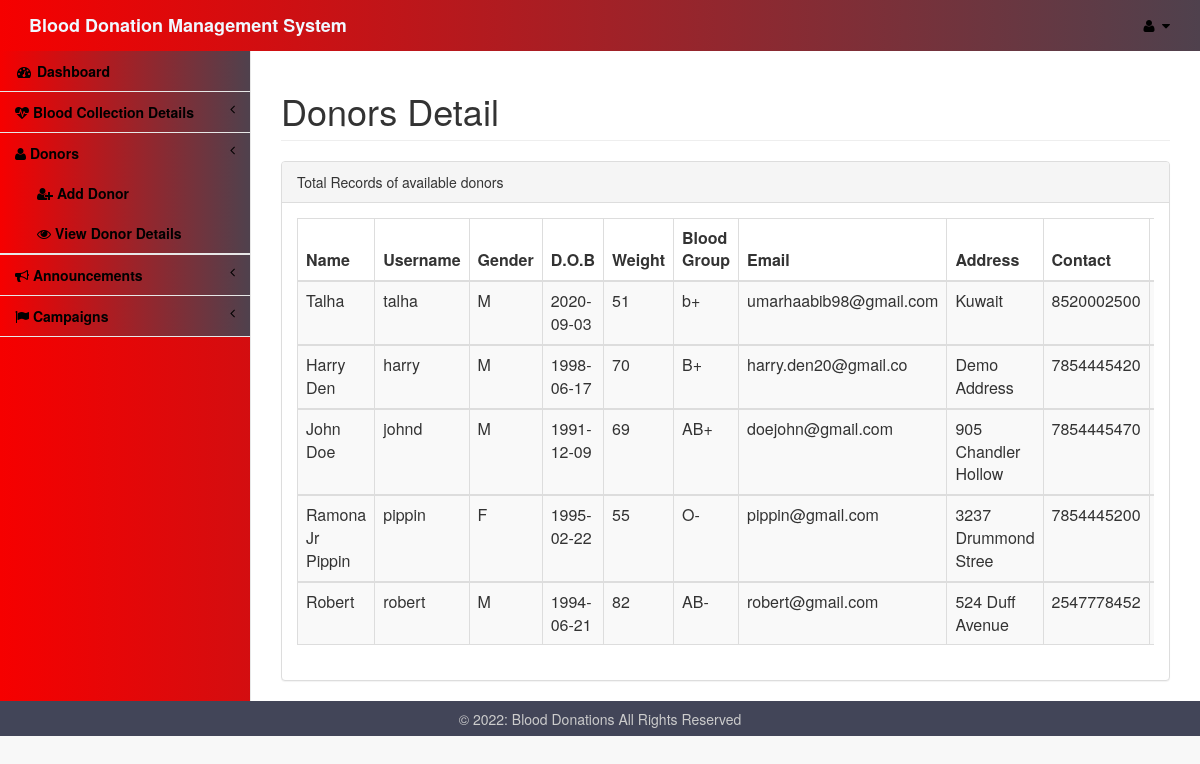
Page /admin/viewdonor.php on the committed database.
### tables this page shows
CREATE TABLE `donor` (
  `id` int(11) NOT NULL,
  `name` varchar(20) NOT NULL,
  `guardiansname` varchar(20) NOT NULL,
  `gender` varchar(20) NOT NULL,
  `dob` date NOT NULL,
  `weight` int(11) NOT NULL,
  `bloodgroup` varchar(3) NOT NULL,
  `email` varchar(55) NOT NULL,
  `address` varchar(20) NOT NULL,
  `contact` varchar(10) NOT NULL,
  `username` varchar(20) NOT NULL,
  `password` varchar(20) NOT NULL
);

### admin/viewdonor.php (the view, shortened to what this page needs)
<html>
<head>
<link href="../assets/vendor/bootstrap/css/bootstrap.css" rel="stylesheet">
<link href="../assets/vendor/metisMenu/metisMenu.min.css" rel="stylesheet">
<link href="../assets/dist/css/sb-admin-2.css" rel="stylesheet">
<link href="../assets/vendor/font-awesome/css/font-awesome.min.css" rel="stylesheet" type="text/css">
<link rel="stylesheet" href="../assets/icofont/icofont.min.css">
</head>
<body>
<div id="wrapper">
<?php include 'includes/nav.php'?>
<div id="page-wrapper">
<div class="container-fluid">
<div class="row">
<div class=".col-lg-12">
               <h1 class="page-header">Donors Detail</h1>
                </div>
  </div>
				<div class="row">
                        <div class=".col-lg-12">
                            <div class="panel panel-default">
                                <div class="panel-heading">
                                    Total Records of available donors
                                </div>
								 <div class="panel-body">
                                    <div class="table-responsive">
									<table class="table table-striped table-bordered table-hover" id="dataTables-example">
									<?php
						include "dbconnect.php";
						$qry="select * from donor";
						$result=mysqli_query($conn,$qry);
						echo"
						<thead>
						<tr>
							<th>Name</th>
							<th>Username</th>
							<th>Gender</th>
							<th>D.O.B</th>
							<th>Weight</th>
							<th>Blood Group</th>
							<th>Email</th>
							<th>Address</th>
							<th>Contact</th>
							<th>Actions</th>
						</tr>
						</thead>";
						while($row=mysqli_fetch_array($result)){
						  echo"<tbody>
						  <tr>
						  <td>".$row['name']."</td>
						  <td>".$row['username']."</td>
						  <td>".$row['gender']."</td>
						  <td>".$row['dob']."</td>
						  <td>".$row['weight']."</td>
						  <td>".$row['bloodgroup']."</td>
						  <td>".$row['email']."</td>
						  <td>".$row['address']."</td>
						  <td>".$row['contact']."</td>
						  <th><a href='editform.php?id=".$row['id']."'>Edit</a> <a href='delete.php?id=".$row['id']."'>Delete</a></th>
						</tr>
						</tbody>";
						}
						?>
						</table>
				</div>
				</div>
		</div>
		</div>
		</div>
		</div>
		</div>
</div>
</body>
<footer>
        <p>&copy; <?php echo date("Y"); ?>: Blood Donations All Rights Reserved</p>
    </footer>
</html>

### admin/viewdonor.php (style rules this page uses)
footer { background-color: #424558; bottom: 0; left: 0; right: 0; height: 35px; text-align: center; color: #CCC; }
footer p { padding: 10.5px; margin: 0px; line-height: 100%; }

### rows in the picture
donor: name "Talha", username "talha", gender "M", dob "2020-09-03", weight "51", bloodgroup "b+", email "umarhaabib98@gmail.com", address "Kuwait", contact "8520002500"
donor: name "Harry Den", username "harry", gender "M", dob "1998-06-17", weight "70", bloodgroup "B+", email "harry.den20@gmail.co", address "Demo Address", contact "7854445420"
donor: name "John Doe", username "johnd", gender "M", dob "1991-12-09", weight "69", bloodgroup "AB+", email "doejohn@gmail.com", address "905 Chandler Hollow", contact "7854445470"
donor: name "Ramona Jr Pippin", username "pippin", gender "F", dob "1995-02-22", weight "55", bloodgroup "O-", email "pippin@gmail.com", address "3237 Drummond Stree", contact "7854445200"
donor: name "Robert", username "robert", gender "M", dob "1994-06-21", weight "82", bloodgroup "AB-", email "robert@gmail.com", address "524 Duff Avenue", contact "2547778452"
